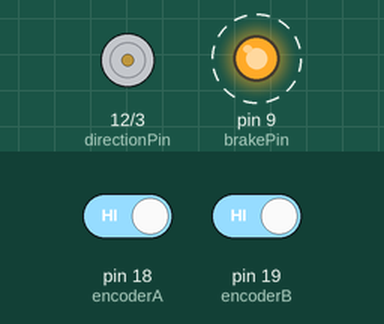
Bench run of a sketch on a simulated Arduino Uno, built with avr-gcc and run on an emulated ATmega328P. Shown: direction and speed pins drawn as motors (green arrow = direction pin HIGH = forward, orange = LOW = backward, longer = more drive), output pins drawn as LEDs (lit = HIGH). Dashed ring = blinking. The inputs (shaded band) are chosen by the test bench; at power-on: pin 18 (encoderA) HIGH, pin 19 (encoderB) HIGH. What the sketch prints to the serial monitor is not drawn.

Above: at 1.0 s.
Timing chart, 0 to 4.7 s (numbered marks = the images above):
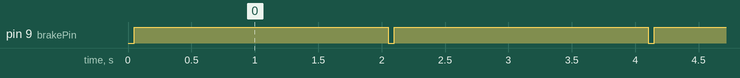

Measured:
- by itself, pin 9 (brakePin): alternates HIGH for 2.0 s and LOW for 0.05 s
- by itself, everything shown: repeats every 4.1 s, in 4 steps

The sketch:

motor_test.ino
```cpp
int directionPin = 12;
int pwmPin = 3;
int brakePin = 9;

//uncomment if using channel B, and remove above definitions
//int directionPin = 13;
//int pwmPin = 11;
//int brakePin = 8;

//boolean to switch direction
bool directionState;
int encoderA = 18;
int encoderB = 19;
int pulses;
int pulsesChanged = 0;

#define total 1040 //13x20x4

void setup() {
Serial.begin(115200);
pinMode(encoderA, INPUT_PULLUP);
pinMode(encoderB, INPUT_PULLUP);
//define pins
pinMode(directionPin, OUTPUT);
pinMode(pwmPin, OUTPUT);
pinMode(brakePin, OUTPUT);

attachInterrupt(digitalPinToInterrupt(18), A_CHANGE, CHANGE);
attachInterrupt(digitalPinToInterrupt(19), B_CHANGE, CHANGE);
}

void loop() {

//change direction every loop()
directionState = !directionState;

//write a low state to the direction pin (13)
if(directionState == false){
  digitalWrite(directionPin, LOW);
}

//write a high state to the direction pin (13)
else{
  digitalWrite(directionPin, HIGH);
}

//release breaks
digitalWrite(brakePin, LOW);

//set work duty for the motor
analogWrite(pwmPin, 0);
int a = digitalRead(encoderA);
int b = digitalRead(encoderB);
Serial.println("start");
Serial.println(a);
Serial.println(b);
delay(50);
Serial.println(pulses);

//activate breaks
digitalWrite(brakePin, HIGH);

//set work duty for the motor to 0 (off)
analogWrite(pwmPin, 0);

delay(2000);
}

void A_CHANGE(){
  if( digitalRead(encoderB) == 0 ) {
    if ( digitalRead(encoderA) == 0 ) {
      // A fell, B is low
      pulses--; // moving reverse
    } else {
      // A rose, B is low
      pulses++; // moving forward
    }
  }else {
    if ( digitalRead(encoderA) == 0 ) {
      // B fell, A is high
      pulses++; // moving reverse
    } else {
      // B rose, A is high
      pulses--; // moving forward
    }
  }
  pulsesChanged = 1;
}

void B_CHANGE(){
  if ( digitalRead(encoderA) == 0 ) {
    if ( digitalRead(encoderB) == 0 ) {
      // B fell, A is low
      pulses++; // moving forward
    } else {
      // B rose, A is low
      pulses--; // moving reverse
    }
 } else {
    if ( digitalRead(encoderB) == 0 ) {
      // B fell, A is high
      pulses--; // moving reverse
    } else {
      // B rose, A is high
      pulses++; // moving forward
    }
  }
  pulsesChanged = 1;
}
```
